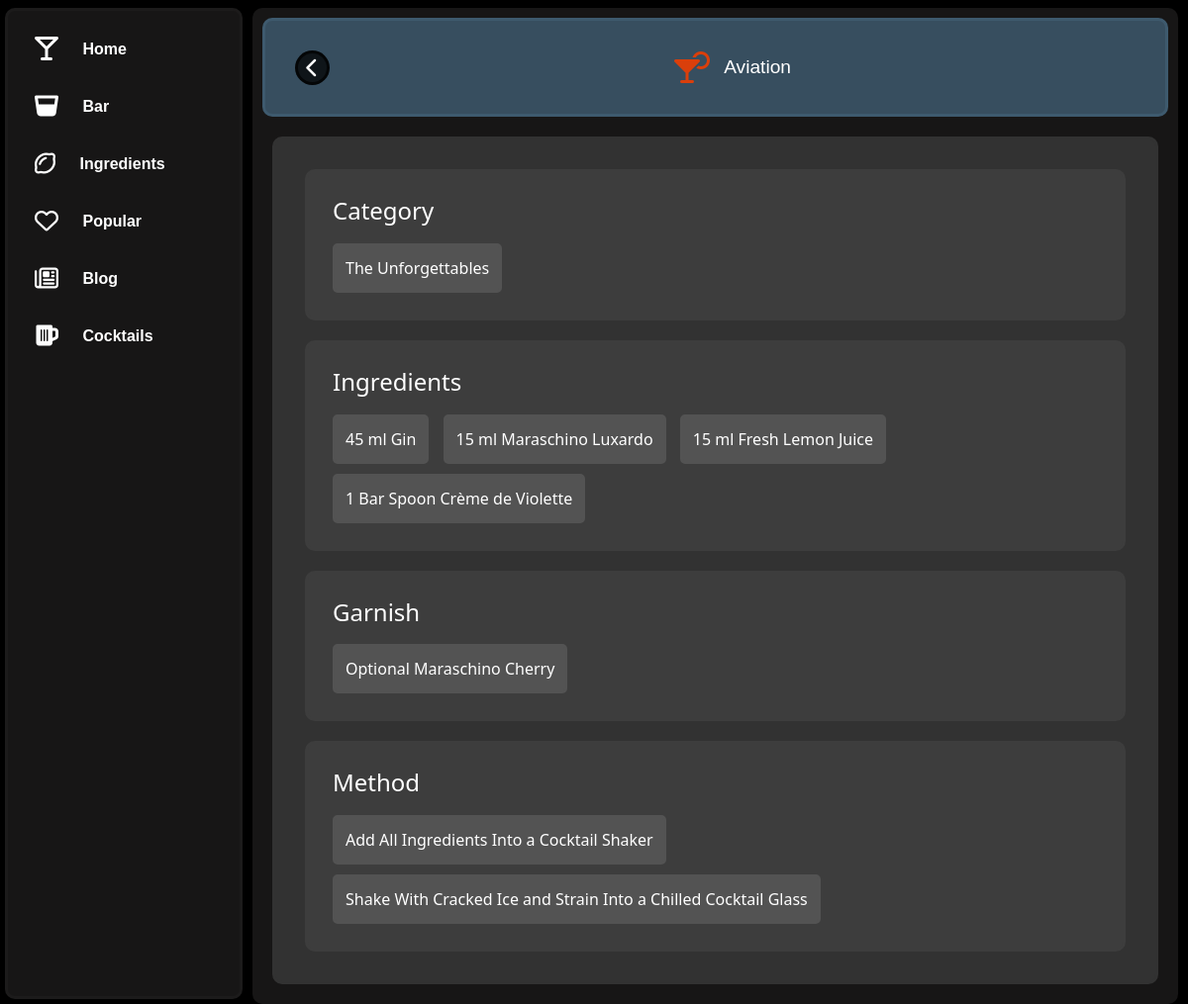
Screenshot of /cocktails/Aviation with the database file from the repository.
### model.py (models this page shows, shortened)
class IBACocktails(db.Model):
    __tablename__ = "IBACocktails"
    an_id = db.Column(db.Integer, primary_key=True)
    category = db.Column(db.String, nullable=False)
    name = db.Column(db.String)
    ingredients = db.Column(db.String)
    method = db.Column(db.Integer)
    garnish = db.Column(db.String)

### app.py (the view)
@app.route("/barcocktails", defaults={"cocktail": None})
@app.route("/barcocktails/<string:cocktail>")
@app.route("/cocktails", defaults={"cocktail": None})
@app.route("/cocktails/<string:cocktail>")
def cocktails(cocktail):
    if cocktail:
        session = Session()
        query = session.query(IBACocktails)
        query = query.filter_by(name=cocktail)
        iba_cocktails = query.all()
        iba_cocktails_list = [
            {
                "Category": cocktail.category,
                "Name": cocktail.name,
                "Ingredients": cocktail.ingredients,
                "Method": cocktail.method,
                "Garnish": cocktail.garnish
            }
            for cocktail in iba_cocktails
        ]
        cocktail_ingredients = re.split(", |,|\. ", iba_cocktails_list[0]["Ingredients"])
        cocktail_ingredients = [titlecase(ingredient.replace("NA", "")) for ingredient in cocktail_ingredients]
        cocktail_method = re.split(", |,|\. ", iba_cocktails_list[0]["Method"])
        cocktail_method = [titlecase(method.replace(".", "")) for method in cocktail_method]
        cocktail_garnish = iba_cocktails_list[0]["Garnish"]
        cocktail_garnish = titlecase(cocktail_garnish.replace(".", ""))
        if request.path == f"/barcocktails/{cocktail}":
            return render_template("bar-cocktails.html",
                                cocktails=iba_cocktails_list,
                               ingredients=cocktail_ingredients,
                               method=cocktail_method,
                               garnish=cocktail_garnish)
        else:
            return render_template("cocktails.html",
                               cocktails=iba_cocktails_list,
                               ingredients=cocktail_ingredients,
                               method=cocktail_method,
                               garnish=cocktail_garnish)
    else:
        return render_template("cocktails.html")

### app.py (called while the page is built)
def titlecase(s):
    result = re.sub(r"[A-Za-z]{3,}('[A-Za-z]+)?", lambda mo: mo.group(0).capitalize(), s)
    result = re.sub("The", "the", result)
    result = re.sub("And", "and", result)
    return result

### templates/cocktails.html (shortened to what this page needs)
<!DOCTYPE html>
<html lang="en">
<head>
    <link href="https://cdn.jsdelivr.net/npm/bootstrap@5.3.2/dist/css/bootstrap.min.css" rel="stylesheet"
 />
    <link href="{{url_for('static', filename='css/style.css')}}" rel="stylesheet" type="text/css" />
</head>
<body class="bg-black text-white">
    <div class="nav-div">
        <nav class="nav-main">
            <a href="/" class="links">
                <div>
                    <i class="fa-solid fa-martini-glass-empty fa-xl" style="color: #ffffff;"></i>
                    <span class="icon-span-text" data-encore-id="text">Home</span>
                </div>
            </a>
            <a href="/bar" class="links">
                <div>
                    <i class="fa-solid fa-whiskey-glass fa-xl" style="color: #ffffff;"></i>
                    <span class="icon-span-text" data-encore-id="text">Bar</span>
                </div>
            </a>
            <a href="/ingredients" class="links">
                <div>
                    <i class="fa-regular fa-lemon fa-xl" style="color: #ffffff;"></i>
                    <span class="icon-span-text" data-encore-id="text">Ingredients</span>
                </div>
            </a>
            <a href="/popular" class="links">
                <div>
                    <i class="fa-regular fa-heart fa-xl" style="color: #ffffff;"></i>
                    <span class="icon-span-text" data-encore-id="text">Popular</span>
                </div>
            </a>
            <a href="/blog" class="links">
                <div>
                    <i class="fa-regular fa-newspaper fa-xl" style="color: #ffffff;"></i>
                    <span class="icon-span-text" data-encore-id="text">Blog</span>
                </div>
            </a>
            <a href="/cocktaillist" class="links">
                <div>
                    <i class="fa-solid fa-beer-mug-empty fa-xl" style="color: #ffffff;"></i>
                    <span class="icon-span-text" data-encore-id="text">Cocktails</span>
                </div>
            </a>
        </nav>
    </div>
    <div class="main_divs">
        {% for cocktail in cocktails %}
        <div class="cocktail_buttons_cocktail_page">
            <a class="back-link-cocktail-page" href="/cocktaillist">
                <i class="fa-solid fa-chevron-left fa-lg cocktail-button-arrow-cocktail-page"
                    style="color: #ffffff;"></i>
            </a>
            <div class="cocktail-page-nav-name">
                <i class="fa-solid fa-martini-glass-citrus fa-2xl cocktail-button-icon-cocktail-page"
                    style="color: #da3f0b;"></i>
                <span class="cocktail-button-text-cocktail-page">{{ cocktail.Name }}</span>
            </div>
        </div>
        <div class="cocktail-page-facts">
            <div class="cocktail-category">
                <h1>Category</h1>
                <div class="cocktail-spacer">
                    <span>{{ cocktail.Category }}</span>
                </div>
            </div>
            <div class="cocktail-ingredients">
                <h1>Ingredients</h1>
                {% for ingredient in ingredients %}
                <div class="cocktail-spacer">
                    <span>{{ ingredient }}</span>
                </div>
                {% endfor %}
            </div>
            {% if garnish != "NA" %}
            <div class="cocktail-garnish">
                <h1>Garnish</h1>
                <div class="cocktail-spacer">
                    <span>{{ garnish }}</span>
                </div>
            </div>
            {% endif %}
            <div class="cocktail-method">
                <h1>Method</h1>
                {% for method in method %}
                <div class="cocktail-spacer">
                    <span>{{ method }}</span>
                </div>
                {% endfor %}
            </div>
        </div>
        {% endfor %}
    </div>
</body>
</html>

### static/css/style.css (style rules this page uses)
.icon-span-text { color: white; }
nav { flex-direction: column; width: 240px; display: flex; position: fixed; left: 0; padding: 10px; }
.nav-div { padding: 8px; }
.nav-main { border-style: solid; border-color: rgba(30, 29, 29, 0.794); border-radius: 10px; background-color: rgba(30, 29, 29, 0.794); position: fixed; left: 5px; height: calc(100% - 13px) }
.links { padding: 15px; border-width: 2px; border-style: solid; border-color: rgba(11, 11, 152, 0); border-radius: 30px; font-weight: bolder; font-family: Arial, Helvetica, sans-serif; text-decoration: none; transition: 0.3s; }
.links i { padding-right: 20px; }
.cocktail_buttons_cocktail_page { position: sticky; top: 8px; height: 100px; min-width: 360px; border-radius: 10px; border-color: rgba(65, 94, 115, 0.796); border-style: solid; background-color: rgba(65, 94, 115, .796); margin: 10px; display: flex; }
.back-link-cocktail-page { border-style: solid; border-radius: 50px; border-color: rgba(0, 0, 0, 0.731); background-color: rgba(0, 0, 0, 0.731); position: relative; top: 30px; left: 30px; width: 35px; height: 35px; display: flex; text-decoration: none; transition: 0.3s; }
.cocktail-page-nav-name { margin: auto auto; }
.cocktail-button-arrow-cocktail-page { margin: auto auto; border-style: solid; border-radius: 50px; border-color: rgba(50, 50, 50, 0); background-color: rgba(50, 50, 50, 0); }
.cocktail-button-icon-cocktail-page { margin: auto auto; padding: 5px; position: relative; }
.cocktail-button-text-cocktail-page { margin: auto auto; padding: 5px; font-family: Arial, Helvetica, sans-serif; font-size: larger; font-weight: lighter; }
.cocktail-page-facts { display: flex; flex-direction: column; flex-wrap: wrap; border-color: rgb(50, 50, 50); border-radius: 10px; border-style: solid; background-color: rgb(50, 50, 50); padding: 20px; margin: 20px; min-width: 340px; }
.cocktail-page-facts h1 { font-family: 'Segoe UI', Tahoma, Geneva, Verdana, sans-serif; font-size: x-large; padding: 5px; }
.cocktail-spacer { border-radius: 5px; border-color: rgb(83, 83, 83); border-style: solid; background-color: rgb(83, 83, 83); padding: 10px; margin: 5px; display: inline-block; }
.cocktail-category { border-color: rgb(61, 61, 61); border-style: solid; border-radius: 10px; background-color: rgb(61, 61, 61); padding: 20px; margin: 10px; }
.cocktail-ingredients { border-color: rgb(61, 61, 61); border-style: solid; border-radius: 10px; background-color: rgb(61, 61, 61); padding: 20px; margin: 10px; }
.cocktail-garnish { border-color: rgb(61, 61, 61); border-style: solid; border-radius: 10px; background-color: rgb(61, 61, 61); padding: 20px; margin: 10px; }
.cocktail-method { border-color: rgb(61, 61, 61); border-style: solid; border-radius: 10px; background-color: rgb(61, 61, 61); padding: 20px; margin: 10px; }
.main_divs { background-color: rgba(30, 29, 29, 0.794); color: #fff; border-radius: 10px; position: absolute; top: 8px; left: 255px; width: calc(100% - 265px); min-height: 770px; min-width: 380px; }
* { scrollbar-width: thin; scrollbar-color: dark; }

### rows the page displays
IBACocktails: Name "Aviation", Category "The Unforgettables", ingredients "45 ml Gin" "15 ml Maraschino Luxardo" "15 ml Fresh Lemon Juice" "1 Bar Spoon Crème de Violette", garnish "Optional Maraschino Cherry", method "Add All Ingredients Into a Cocktail Shaker" "Shake With Cracked Ice and Strain Into a Chilled Cocktail Glass"
